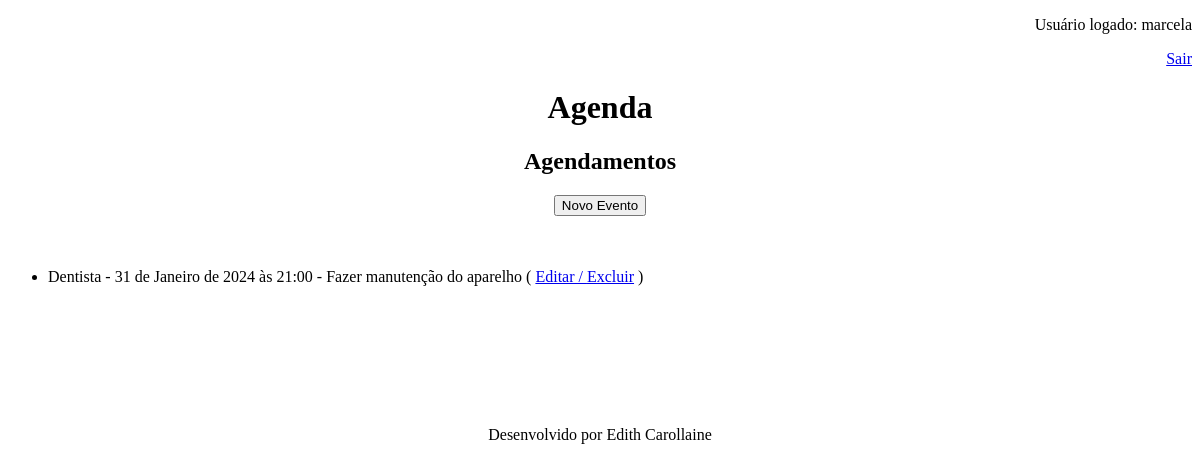
The app's page /agenda/ (signed in), older data.
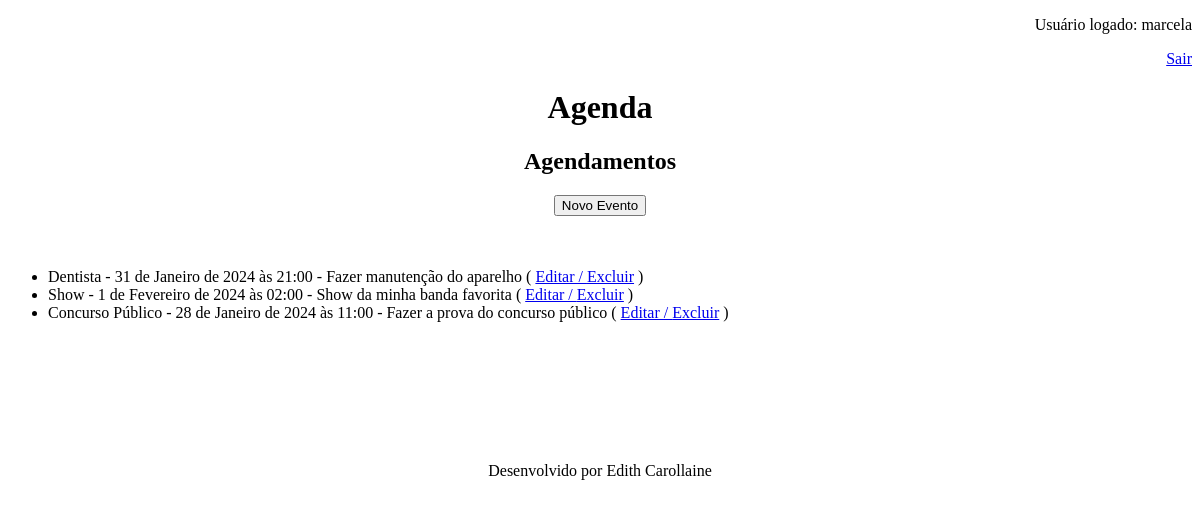
The same page, newer data.
### AppAgenda/models.py (models this page shows, shortened)
class Evento(models.Model):
    usuario = models.ForeignKey(User, on_delete=models.CASCADE)
    titulo = models.CharField(max_length=100)
    descricao = models.TextField(blank=True, null=True)
    data_evento = models.DateTimeField(verbose_name='Data do Evento')
    data_criacao = models.DateTimeField(auto_now=True, verbose_name='Data de Criação')
    class Meta:
        db_table = 'Evento'
    def get_evento_atrasado(self):
        if self.data_evento < datetime.now():
            return True
        else:
            return False

### AppAgenda/views.py (the view)
# urls.py: path('agenda/', views.lista_evento),
@login_required(login_url='/login/')
def lista_evento(request):
    usuario = request.user
    data_atual = datetime.now() - timedelta(hours=1)
    evento = Evento.objects.filter(usuario=usuario, data_evento__gt=data_atual)
    dados = {'eventos': evento}
    return render(request, 'agenda.html', dados)

### AppAgenda/templates/agenda.html
{% extends "model-page.html" %}
{% block content %}
    <h2 align="center">Agendamentos</h2>
    <div align="center">
        <a href="evento">
            <button type="button">Novo Evento</button>
            <br>
            <br>
            <br>
        </a>
    </div>
    <ul>
    {% if eventos %}
        {% for evento in eventos %}
            <li>
                <div style= {% if evento.get_evento_atrasado %} "color:red" {%endif%}>
                    {{evento.titulo}} - {{evento.data_evento}} - {{evento.descricao}}
                    ( <a href="evento/?id={{evento.id}}">Editar / </a>
                    <a href="delete/{{evento.id}}">Excluir</a> )
                </div>
            </li>
        {% endfor %}
    {% else %}
        <p>Você não possui evento ainda.</p>
    {% endif %}
    </ul>
{% endblock %}

### AppAgenda/templates/model-page.html
<!DOCTYPE html>
<html lang="pt-BR">
<head>
    {% include "model-header.html" %}
</head>
<body>
    {% block content %} {% endblock %}
    {% include "model-footer.html" %}
</body>
</html>

### AppAgenda/templates/model-header.html (shortened to what this page needs)
<div align="right">
    <p>Usuário logado: {{user.username}}</p>
    <a href="/logout">Sair</a>
</div>
<h1 align="center">Agenda</h1>

### AppAgenda/templates/model-footer.html
<div align="center">
    <br>
    <br>
    <br>
    <br>
    <br>
    <br>
    <p>Desenvolvido por Edith Carollaine</p>
</div>

Row changes from the older to the newer data that the page shows:
added Evento: titulo "Show", data_evento "1 de Fevereiro de 2024 às 02:00", descricao "Show da minha banda favorita"
added Evento: titulo "Concurso Público", data_evento "28 de Janeiro de 2024 às 11:00", descricao "Fazer a prova do concurso público"
